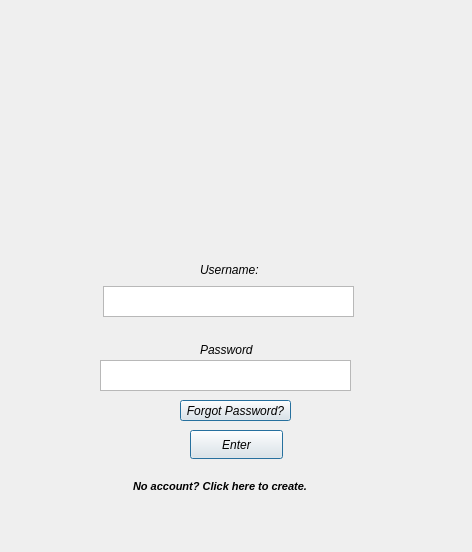
<?xml version="1.0" encoding="UTF-8"?>
<ui version="4.0">
 <class>Widget</class>
 <widget class="QWidget" name="Widget">
  <property name="geometry">
   <rect>
    <x>0</x>
    <y>0</y>
    <width>472</width>
    <height>552</height>
   </rect>
  </property>
  <property name="font">
   <font>
    <italic>true</italic>
    <kerning>true</kerning>
   </font>
  </property>
  <property name="windowTitle">
   <string>Widget</string>
  </property>
  <widget class="QTextEdit" name="LoginUser">
   <property name="geometry">
    <rect>
     <x>103</x>
     <y>286</y>
     <width>251</width>
     <height>31</height>
    </rect>
   </property>
  </widget>
  <widget class="QLabel" name="label">
   <property name="geometry">
    <rect>
     <x>200</x>
     <y>260</y>
     <width>71</width>
     <height>20</height>
    </rect>
   </property>
   <property name="text">
    <string>Username:</string>
   </property>
  </widget>
  <widget class="QTextEdit" name="LoginPassword">
   <property name="geometry">
    <rect>
     <x>100</x>
     <y>360</y>
     <width>251</width>
     <height>31</height>
    </rect>
   </property>
  </widget>
  <widget class="QLabel" name="label_2">
   <property name="geometry">
    <rect>
     <x>200</x>
     <y>340</y>
     <width>71</width>
     <height>20</height>
    </rect>
   </property>
   <property name="text">
    <string>Password</string>
   </property>
  </widget>
  <widget class="QPushButton" name="LoginEnter">
   <property name="geometry">
    <rect>
     <x>190</x>
     <y>430</y>
     <width>93</width>
     <height>29</height>
    </rect>
   </property>
   <property name="text">
    <string>Enter</string>
   </property>
   <property name="checkable">
    <bool>false</bool>
   </property>
   <property name="autoDefault">
    <bool>true</bool>
   </property>
   <property name="default">
    <bool>true</bool>
   </property>
   <property name="flat">
    <bool>false</bool>
   </property>
  </widget>
  <widget class="QCommandLinkButton" name="CreateNewUser">
   <property name="geometry">
    <rect>
     <x>120</x>
     <y>470</y>
     <width>241</width>
     <height>41</height>
    </rect>
   </property>
   <property name="font">
    <font>
     <family>Segoe UI</family>
     <pointsize>8</pointsize>
     <italic>true</italic>
     <kerning>false</kerning>
    </font>
   </property>
   <property name="text">
    <string>No account? Click here to create.</string>
   </property>
   <property name="iconSize">
    <size>
     <width>0</width>
     <height>0</height>
    </size>
   </property>
   <property name="checkable">
    <bool>false</bool>
   </property>
  </widget>
  <widget class="QPushButton" name="PassReset">
   <property name="geometry">
    <rect>
     <x>180</x>
     <y>400</y>
     <width>111</width>
     <height>21</height>
    </rect>
   </property>
   <property name="text">
    <string>Forgot Password?</string>
   </property>
   <property name="checkable">
    <bool>false</bool>
   </property>
   <property name="autoDefault">
    <bool>true</bool>
   </property>
   <property name="default">
    <bool>true</bool>
   </property>
   <property name="flat">
    <bool>false</bool>
   </property>
  </widget>
 </widget>
 <resources/>
 <connections/>
</ui>
